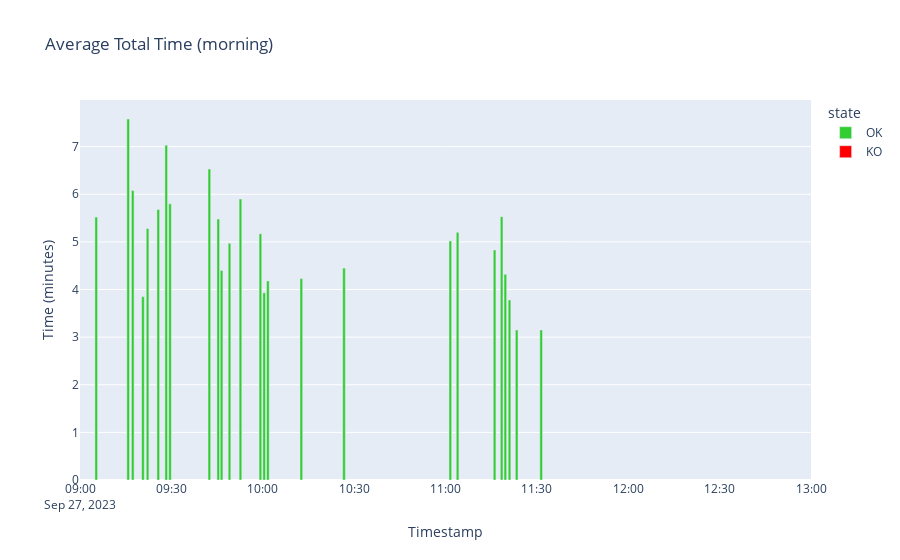
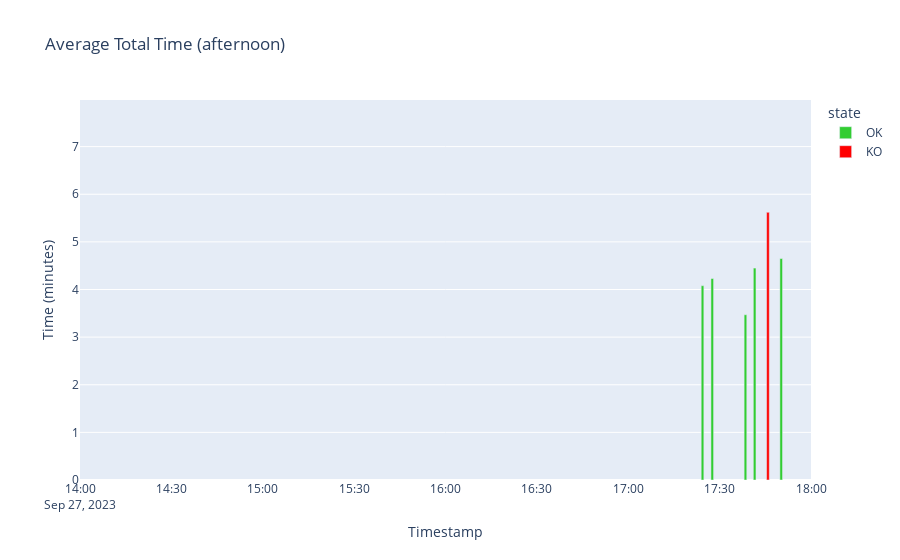

Write notebook code for charts like these, in order.
### Code cell
def avg_time_fun(df):
    # Group by 'model' and calculate the median for each group in df_med
    df_avg = pd.DataFrame(columns = ['date','model','time_bet_1_2', 'time_bet_2_3', 'time_bet_3_4','total_time'])

    df['ts'] = pd.to_datetime(df['ts'])
    date = df['ts'].dt.date

    df['total_time'] = df[['time_bet_1_2', 'time_bet_2_3', 'time_bet_3_4']].sum(axis=1)
    df_plot = df
    display(df)

    df = df.drop(['ts', 'gabarit','state'], axis=1) #doesn't matter
  
    avg_total_time = df.groupby('model').mean()
    df_avg = avg_total_time.reset_index()
    df_avg['date'] = date
        
    #display(df_med)

    return df_plot,df_avg #, median_total_time_s


def plot_ok_ko(df):
        #display(melted_df)
    color_discrete_map = {"OK": 'limegreen',
                          "KO": 'red'}
    #display(df)
    df.loc[:,'total_time'] = round(df['total_time']/60,2)
    fig = px.bar(df, x="ts", y='total_time', 
                labels={"ts": "Timestamp", 'total_time': "Time (minutes)"},
                #
                color = 'state',
                #base = 'ts',
                color_discrete_map = color_discrete_map,
                #base = 'state',
                #width=10, # customize width here
                #argap = 0.5,
                title="Average Total Time (morning)",)
    target_date = pd.to_datetime(f"2023-{month}-{day}")

    fig.update_xaxes(range=[target_date + pd.to_timedelta("09:00:00"), target_date + pd.to_timedelta("13:00:00")])
  # Set your desired date range
    fig.show()

    fig2 = px.bar(df, x="ts", y='total_time', 
                labels={"ts": "Timestamp", 'total_time': "Time (minutes)"},
                color = 'state',
                color_discrete_map = color_discrete_map,
                #width=10, # customize width here
                #argap = 0.5,
                title="Average Total Time (afternoon)")
    target_date = pd.to_datetime(f"2023-{month}-{day}")

    fig2.update_xaxes(range=[target_date + pd.to_timedelta("14:00:00"), target_date + pd.to_timedelta("18:00:00")])
  # Set your desired date range
    fig2.show()


#median_time,median_total_time = 
df_sum_time, df_med = avg_time_fun(df_bet_all)
df_sum_time_filt = remove_outlier_quart(df_sum_time, 'total_time')
plot_ok_ko(df_sum_time_filt)

### Figure 1 — Plotly figure (JSON) as saved in the notebook; plotly's stock layout.template omitted (floating-point values rounded to 4 significant figures)
{"data": [{"alignmentgroup": "True", "hovertemplate": "state=OK<br>Timestamp=%{x}<br>Time (minutes)=%{y}<extra></extra>", "legendgroup": "OK", "marker": {"color": "limegreen", "pattern": {"shape": ""}}, "name": "OK", "offsetgroup": "OK", "orientation": "v", "showlegend": true, "textposition": "auto", "type": "bar", "x": ["2023-09-27T09:05:20", "2023-09-27T09:15:49", "2023-09-27T09:17:19", "2023-09-27T09:20:40", "2023-09-27T09:22:11", "2023-09-27T09:25:42", "2023-09-27T09:28:19", "2023-09-27T09:29:33", "2023-09-27T09:42:28", "2023-09-27T09:45:24", "2023-09-27T09:46:29", "2023-09-27T09:49:05", "2023-09-27T09:52:41", "2023-09-27T09:59:14", "2023-09-27T10:00:28", "2023-09-27T10:01:41", "2023-09-27T10:12:40", "2023-09-27T10:26:41", "2023-09-27T11:01:35", "2023-09-27T11:03:58", "2023-09-27T11:16:07", "2023-09-27T11:18:26", "2023-09-27T11:19:39", "2023-09-27T11:21:01", "2023-09-27T11:23:22", "2023-09-27T11:31:25", "2023-09-27T17:24:23", "2023-09-27T17:27:35", "2023-09-27T17:38:29", "2023-09-27T17:41:30", "2023-09-27T17:50:13"], "xaxis": "x", "y": [5.52, 7.58, 6.08, 3.85, 5.28, 5.68, 7.03, 5.8, 6.53, 5.48, 4.4, 4.97, 5.9, 5.17, 3.93, 4.18, 4.23, 4.45, 5.02, 5.2, 4.83, 5.53, 4.32, 3.78, 3.15, 3.15, 4.08, 4.23, 3.47, 4.45, 4.65], "yaxis": "y"}, {"alignmentgroup": "True", "hovertemplate": "state=KO<br>Timestamp=%{x}<br>Time (minutes)=%{y}<extra></extra>", "legendgroup": "KO", "marker": {"color": "red", "pattern": {"shape": ""}}, "name": "KO", "offsetgroup": "KO", "orientation": "v", "showlegend": true, "textposition": "auto", "type": "bar", "x": ["2023-09-27T17:45:52"], "xaxis": "x", "y": [5.62], "yaxis": "y"}], "layout": {"barmode": "relative", "legend": {"title": {"text": "state"}, "tracegroupgap": 0}, "title": {"text": "Average Total Time (morning)"}, "xaxis": {"anchor": "y", "domain": [0, 1], "range": ["2023-09-27T09:00:00", "2023-09-27T13:00:00"], "title": {"text": "Timestamp"}}, "yaxis": {"anchor": "x", "domain": [0, 1], "title": {"text": "Time (minutes)"}}}}

### Figure 2 — Plotly figure (JSON) as saved in the notebook; plotly's stock layout.template omitted (floating-point values rounded to 4 significant figures)
{"data": [{"alignmentgroup": "True", "hovertemplate": "state=OK<br>Timestamp=%{x}<br>Time (minutes)=%{y}<extra></extra>", "legendgroup": "OK", "marker": {"color": "limegreen", "pattern": {"shape": ""}}, "name": "OK", "offsetgroup": "OK", "orientation": "v", "showlegend": true, "textposition": "auto", "type": "bar", "x": ["2023-09-27T09:05:20", "2023-09-27T09:15:49", "2023-09-27T09:17:19", "2023-09-27T09:20:40", "2023-09-27T09:22:11", "2023-09-27T09:25:42", "2023-09-27T09:28:19", "2023-09-27T09:29:33", "2023-09-27T09:42:28", "2023-09-27T09:45:24", "2023-09-27T09:46:29", "2023-09-27T09:49:05", "2023-09-27T09:52:41", "2023-09-27T09:59:14", "2023-09-27T10:00:28", "2023-09-27T10:01:41", "2023-09-27T10:12:40", "2023-09-27T10:26:41", "2023-09-27T11:01:35", "2023-09-27T11:03:58", "2023-09-27T11:16:07", "2023-09-27T11:18:26", "2023-09-27T11:19:39", "2023-09-27T11:21:01", "2023-09-27T11:23:22", "2023-09-27T11:31:25", "2023-09-27T17:24:23", "2023-09-27T17:27:35", "2023-09-27T17:38:29", "2023-09-27T17:41:30", "2023-09-27T17:50:13"], "xaxis": "x", "y": [5.52, 7.58, 6.08, 3.85, 5.28, 5.68, 7.03, 5.8, 6.53, 5.48, 4.4, 4.97, 5.9, 5.17, 3.93, 4.18, 4.23, 4.45, 5.02, 5.2, 4.83, 5.53, 4.32, 3.78, 3.15, 3.15, 4.08, 4.23, 3.47, 4.45, 4.65], "yaxis": "y"}, {"alignmentgroup": "True", "hovertemplate": "state=KO<br>Timestamp=%{x}<br>Time (minutes)=%{y}<extra></extra>", "legendgroup": "KO", "marker": {"color": "red", "pattern": {"shape": ""}}, "name": "KO", "offsetgroup": "KO", "orientation": "v", "showlegend": true, "textposition": "auto", "type": "bar", "x": ["2023-09-27T17:45:52"], "xaxis": "x", "y": [5.62], "yaxis": "y"}], "layout": {"barmode": "relative", "legend": {"title": {"text": "state"}, "tracegroupgap": 0}, "title": {"text": "Average Total Time (afternoon)"}, "xaxis": {"anchor": "y", "domain": [0, 1], "range": ["2023-09-27T14:00:00", "2023-09-27T18:00:00"], "title": {"text": "Timestamp"}}, "yaxis": {"anchor": "x", "domain": [0, 1], "title": {"text": "Time (minutes)"}}}}
